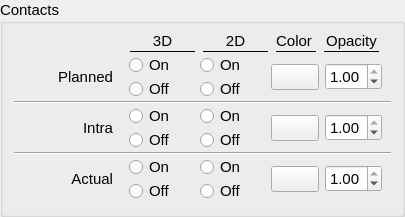
       <widget class="QGroupBox" name="contactsVisWig">
        <property name="font">
         <font>
          <family>Arial</family>
          <pointsize>11</pointsize>
         </font>
        </property>
        <property name="title">
         <string>Contacts</string>
        </property>
        <layout class="QGridLayout" name="gridLayout_9">
         <property name="topMargin">
          <number>6</number>
         </property>
         <property name="verticalSpacing">
          <number>0</number>
         </property>
         <item row="2" column="0">
          <widget class="Line" name="line_11">
           <property name="orientation">
            <enum>Qt::Horizontal</enum>
           </property>
          </widget>
         </item>
         <item row="4" column="0">
          <widget class="QWidget" name="widget_6" native="true">
           <layout class="QGridLayout" name="gridLayout_38">
            <property name="topMargin">
             <number>0</number>
            </property>
            <property name="bottomMargin">
             <number>0</number>
            </property>
            <property name="verticalSpacing">
             <number>0</number>
            </property>
            <item row="3" column="2">
             <spacer name="horizontalSpacer_8">
              <property name="orientation">
               <enum>Qt::Horizontal</enum>
              </property>
              <property name="sizeType">
               <enum>QSizePolicy::Fixed</enum>
              </property>
              <property name="sizeHint" stdset="0">
               <size>
                <width>10</width>
                <height>20</height>
               </size>
              </property>
             </spacer>
            </item>
            <item row="2" column="4">
             <widget class="QRadioButton" name="intraContact2DVisOn">
              <property name="sizePolicy">
               <sizepolicy hsizetype="Fixed" vsizetype="Fixed">
                <horstretch>0</horstretch>
                <verstretch>0</verstretch>
               </sizepolicy>
              </property>
              <property name="minimumSize">
               <size>
                <width>55</width>
                <height>0</height>
               </size>
              </property>
              <property name="font">
               <font>
                <family>Arial</family>
                <pointsize>11</pointsize>
               </font>
              </property>
              <property name="focusPolicy">
               <enum>Qt::NoFocus</enum>
              </property>
              <property name="text">
               <string>On</string>
              </property>
              <attribute name="buttonGroup">
               <string notr="true">patientModelsViewButtonGroup</string>
              </attribute>
             </widget>
            </item>
            <item row="2" column="1">
             <widget class="QRadioButton" name="intraContact3DVisOn">
              <property name="sizePolicy">
               <sizepolicy hsizetype="Fixed" vsizetype="Fixed">
                <horstretch>0</horstretch>
                <verstretch>0</verstretch>
               </sizepolicy>
              </property>
              <property name="minimumSize">
               <size>
                <width>55</width>
                <height>0</height>
               </size>
              </property>
              <property name="font">
               <font>
                <family>Arial</family>
                <pointsize>11</pointsize>
               </font>
              </property>
              <property name="focusPolicy">
               <enum>Qt::NoFocus</enum>
              </property>
              <property name="text">
               <string>On</string>
              </property>
              <attribute name="buttonGroup">
               <string notr="true">patientModelsViewButtonGroup</string>
              </attribute>
             </widget>
            </item>
            <item row="2" column="6" rowspan="2">
             <widget class="ctkColorPickerButton" name="intraContactVisColor">
              <property name="minimumSize">
               <size>
                <width>35</width>
                <height>0</height>
               </size>
              </property>
              <property name="displayColorName">
               <bool>false</bool>
              </property>
              <attribute name="buttonGroup">
               <string notr="true">colorPickerButtonGroup</string>
              </attribute>
             </widget>
            </item>
            <item row="3" column="4">
             <widget class="QRadioButton" name="intraContact2DVisOff">
              <property name="sizePolicy">
               <sizepolicy hsizetype="Fixed" vsizetype="Fixed">
                <horstretch>0</horstretch>
                <verstretch>0</verstretch>
               </sizepolicy>
              </property>
              <property name="minimumSize">
               <size>
                <width>55</width>
                <height>0</height>
               </size>
              </property>
              <property name="font">
               <font>
                <family>Arial</family>
                <pointsize>11</pointsize>
               </font>
              </property>
              <property name="styleSheet">
               <string notr="true"/>
              </property>
              <property name="text">
               <string>Off</string>
              </property>
              <attribute name="buttonGroup">
               <string notr="true">patientModelsViewButtonGroup</string>
              </attribute>
             </widget>
            </item>
            <item row="3" column="1">
             <widget class="QRadioButton" name="intraContact3DVisOff">
              <property name="sizePolicy">
               <sizepolicy hsizetype="Fixed" vsizetype="Fixed">
                <horstretch>0</horstretch>
                <verstretch>0</verstretch>
               </sizepolicy>
              </property>
              <property name="minimumSize">
               <size>
                <width>55</width>
                <height>0</height>
               </size>
              </property>
              <property name="font">
               <font>
                <family>Arial</family>
                <pointsize>11</pointsize>
               </font>
              </property>
              <property name="focusPolicy">
               <enum>Qt::NoFocus</enum>
              </property>
              <property name="text">
               <string>Off</string>
              </property>
              <attribute name="buttonGroup">
               <string notr="true">patientModelsViewButtonGroup</string>
              </attribute>
             </widget>
            </item>
            <item row="3" column="5">
             <spacer name="horizontalSpacer_104">
              <property name="orientation">
               <enum>Qt::Horizontal</enum>
              </property>
              <property name="sizeType">
               <enum>QSizePolicy::Fixed</enum>
              </property>
              <property name="sizeHint" stdset="0">
               <size>
                <width>10</width>
                <height>20</height>
               </size>
              </property>
             </spacer>
            </item>
            <item row="1" column="0" rowspan="3">
             <widget class="QLabel" name="label_48">
              <property name="sizePolicy">
               <sizepolicy hsizetype="Fixed" vsizetype="Preferred">
                <horstretch>0</horstretch>
                <verstretch>0</verstretch>
               </sizepolicy>
              </property>
              <property name="minimumSize">
               <size>
                <width>100</width>
                <height>0</height>
               </size>
              </property>
              <property name="font">
               <font>
                <family>Arial</family>
                <pointsize>11</pointsize>
               </font>
              </property>
              <property name="text">
               <string>Intra</string>
              </property>
              <property name="alignment">
               <set>Qt::AlignRight|Qt::AlignTrailing|Qt::AlignVCenter</set>
              </property>
              <property name="indent">
               <number>10</number>
              </property>
             </widget>
            </item>
            <item row="2" column="7" rowspan="2">
             <widget class="QDoubleSpinBox" name="intraContactOpacity">
              <property name="sizePolicy">
               <sizepolicy hsizetype="Preferred" vsizetype="Fixed">
                <horstretch>0</horstretch>
                <verstretch>0</verstretch>
               </sizepolicy>
              </property>
              <property name="maximum">
               <double>1.000000000000000</double>
              </property>
              <property name="singleStep">
               <double>0.100000000000000</double>
              </property>
              <property name="value">
               <double>1.000000000000000</double>
              </property>
             </widget>
            </item>
           </layout>
          </widget>
         </item>
         <item row="7" column="0">
          <widget class="QWidget" name="widget_7" native="true">
           <layout class="QGridLayout" name="gridLayout_39">
            <property name="topMargin">
             <number>0</number>
            </property>
            <property name="bottomMargin">
             <number>0</number>
            </property>
            <property name="verticalSpacing">
             <number>0</number>
            </property>
            <item row="1" column="3">
             <widget class="QRadioButton" name="actualContact2DVisOff">
              <property name="sizePolicy">
               <sizepolicy hsizetype="Fixed" vsizetype="Fixed">
                <horstretch>0</horstretch>
                <verstretch>0</verstretch>
               </sizepolicy>
              </property>
              <property name="minimumSize">
               <size>
                <width>55</width>
                <height>0</height>
               </size>
              </property>
              <property name="font">
               <font>
                <family>Arial</family>
                <pointsize>11</pointsize>
               </font>
              </property>
              <property name="styleSheet">
               <string notr="true"/>
              </property>
              <property name="text">
               <string>Off</string>
              </property>
              <attribute name="buttonGroup">
               <string notr="true">patientModelsViewButtonGroup</string>
              </attribute>
             </widget>
            </item>
            <item row="0" column="3">
             <widget class="QRadioButton" name="actualContact2DVisOn">
              <property name="sizePolicy">
               <sizepolicy hsizetype="Fixed" vsizetype="Fixed">
                <horstretch>0</horstretch>
                <verstretch>0</verstretch>
               </sizepolicy>
              </property>
              <property name="minimumSize">
               <size>
                <width>55</width>
                <height>0</height>
               </size>
              </property>
              <property name="font">
               <font>
                <family>Arial</family>
                <pointsize>11</pointsize>
               </font>
              </property>
              <property name="focusPolicy">
               <enum>Qt::NoFocus</enum>
              </property>
              <property name="text">
               <string>On</string>
              </property>
              <attribute name="buttonGroup">
               <string notr="true">patientModelsViewButtonGroup</string>
              </attribute>
             </widget>
            </item>
            <item row="1" column="1">
             <widget class="QRadioButton" name="actualContact3DVisOff">
              <property name="sizePolicy">
               <sizepolicy hsizetype="Fixed" vsizetype="Fixed">
                <horstretch>0</horstretch>
                <verstretch>0</verstretch>
               </sizepolicy>
              </property>
              <property name="minimumSize">
               <size>
                <width>55</width>
                <height>0</height>
               </size>
              </property>
              <property name="font">
               <font>
                <family>Arial</family>
                <pointsize>11</pointsize>
               </font>
              </property>
              <property name="focusPolicy">
               <enum>Qt::NoFocus</enum>
              </property>
              <property name="text">
               <string>Off</string>
              </property>
              <attribute name="buttonGroup">
               <string notr="true">patientModelsViewButtonGroup</string>
              </attribute>
             </widget>
            </item>
            <item row="1" column="4">
             <spacer name="horizontalSpacer_37">
              <property name="orientation">
               <enum>Qt::Horizontal</enum>
              </property>
              <property name="sizeType">
               <enum>QSizePolicy::Fixed</enum>
              </property>
              <property name="sizeHint" stdset="0">
               <size>
                <width>10</width>
                <height>20</height>
               </size>
              </property>
             </spacer>
            </item>
            <item row="0" column="1">
             <widget class="QRadioButton" name="actualContact3DVisOn">
              <property name="sizePolicy">
               <sizepolicy hsizetype="Fixed" vsizetype="Fixed">
                <horstretch>0</horstretch>
                <verstretch>0</verstretch>
               </sizepolicy>
              </property>
              <property name="minimumSize">
               <size>
                <width>55</width>
                <height>0</height>
               </size>
              </property>
              <property name="font">
               <font>
                <family>Arial</family>
                <pointsize>11</pointsize>
               </font>
              </property>
              <property name="focusPolicy">
               <enum>Qt::NoFocus</enum>
              </property>
              <property name="text">
               <string>On</string>
              </property>
              <attribute name="buttonGroup">
               <string notr="true">patientModelsViewButtonGroup</string>
              </attribute>
             </widget>
            </item>
            <item row="0" column="0" rowspan="2">
             <widget class="QLabel" name="label_4">
              <property name="sizePolicy">
               <sizepolicy hsizetype="Fixed" vsizetype="Preferred">
                <horstretch>0</horstretch>
                <verstretch>0</verstretch>
               </sizepolicy>
              </property>
              <property name="minimumSize">
               <size>
                <width>100</width>
                <height>0</height>
               </size>
              </property>
              <property name="font">
               <font>
                <family>Arial</family>
                <pointsize>11</pointsize>
               </font>
              </property>
              <property name="text">
               <string>Actual</string>
              </property>
              <property name="alignment">
               <set>Qt::AlignRight|Qt::AlignTrailing|Qt::AlignVCenter</set>
              </property>
              <property name="indent">
               <number>10</number>
              </property>
             </widget>
            </item>
            <item row="1" column="2">
             <spacer name="horizontalSpacer_7">
              <property name="orientation">
               <enum>Qt::Horizontal</enum>
              </property>
              <property name="sizeType">
               <enum>QSizePolicy::Fixed</enum>
              </property>
              <property name="sizeHint" stdset="0">
               <size>
                <width>10</width>
                <height>20</height>
               </size>
              </property>
             </spacer>
            </item>
            <item row="0" column="5" rowspan="2">
             <widget class="ctkColorPickerButton" name="actualContactVisColor">
              <property name="minimumSize">
               <size>
                <width>35</width>
                <height>0</height>
               </size>
              </property>
              <property name="displayColorName">
               <bool>false</bool>
              </property>
              <attribute name="buttonGroup">
               <string notr="true">colorPickerButtonGroup</string>
              </attribute>
             </widget>
            </item>
            <item row="0" column="6" rowspan="2">
             <widget class="QDoubleSpinBox" name="actualContactOpacity">
              <property name="sizePolicy">
               <sizepolicy hsizetype="Preferred" vsizetype="Fixed">
                <horstretch>0</horstretch>
                <verstretch>0</verstretch>
               </sizepolicy>
              </property>
              <property name="maximum">
               <double>1.000000000000000</double>
              </property>
              <property name="singleStep">
               <double>0.100000000000000</double>
              </property>
              <property name="value">
               <double>1.000000000000000</double>
              </property>
             </widget>
            </item>
           </layout>
          </widget>
         </item>
         <item row="1" column="0">
          <widget class="QWidget" name="widget_5" native="true">
           <layout class="QGridLayout" name="gridLayout_37">
            <property name="topMargin">
             <number>0</number>
            </property>
            <property name="bottomMargin">
             <number>0</number>
            </property>
            <property name="verticalSpacing">
             <number>0</number>
            </property>
            <item row="1" column="1">
             <widget class="QRadioButton" name="plannedContact3DVisOff">
              <property name="sizePolicy">
               <sizepolicy hsizetype="Fixed" vsizetype="Fixed">
                <horstretch>0</horstretch>
                <verstretch>0</verstretch>
               </sizepolicy>
              </property>
              <property name="minimumSize">
               <size>
                <width>55</width>
                <height>0</height>
               </size>
              </property>
              <property name="font">
               <font>
                <family>Arial</family>
                <pointsize>11</pointsize>
               </font>
              </property>
              <property name="focusPolicy">
               <enum>Qt::NoFocus</enum>
              </property>
              <property name="text">
               <string>Off</string>
              </property>
              <attribute name="buttonGroup">
               <string notr="true">patientModelsViewButtonGroup</string>
              </attribute>
             </widget>
            </item>
            <item row="0" column="5" rowspan="2">
             <widget class="ctkColorPickerButton" name="plannedContactVisColor">
              <property name="minimumSize">
               <size>
                <width>35</width>
                <height>0</height>
               </size>
              </property>
              <property name="displayColorName">
               <bool>false</bool>
              </property>
              <attribute name="buttonGroup">
               <string notr="true">colorPickerButtonGroup</string>
              </attribute>
             </widget>
            </item>
            <item row="1" column="2">
             <spacer name="horizontalSpacer_9">
              <property name="orientation">
               <enum>Qt::Horizontal</enum>
              </property>
              <property name="sizeType">
               <enum>QSizePolicy::Fixed</enum>
              </property>
              <property name="sizeHint" stdset="0">
               <size>
                <width>10</width>
                <height>20</height>
               </size>
              </property>
             </spacer>
            </item>
            <item row="0" column="1">
             <widget class="QRadioButton" name="plannedContact3DVisOn">
              <property name="sizePolicy">
               <sizepolicy hsizetype="Fixed" vsizetype="Fixed">
                <horstretch>0</horstretch>
                <verstretch>0</verstretch>
               </sizepolicy>
              </property>
              <property name="minimumSize">
               <size>
                <width>55</width>
                <height>0</height>
               </size>
              </property>
              <property name="font">
               <font>
                <family>Arial</family>
                <pointsize>11</pointsize>
               </font>
              </property>
              <property name="focusPolicy">
               <enum>Qt::NoFocus</enum>
              </property>
              <property name="text">
               <string>On</string>
              </property>
              <attribute name="buttonGroup">
               <string notr="true">patientModelsViewButtonGroup</string>
              </attribute>
             </widget>
            </item>
            <item row="0" column="7" rowspan="2">
             <widget class="QDoubleSpinBox" name="plannedContactOpacity">
              <property name="sizePolicy">
               <sizepolicy hsizetype="Preferred" vsizetype="Fixed">
                <horstretch>0</horstretch>
                <verstretch>0</verstretch>
               </sizepolicy>
              </property>
              <property name="maximum">
               <double>1.000000000000000</double>
              </property>
              <property name="singleStep">
               <double>0.100000000000000</double>
              </property>
              <property name="value">
               <double>1.000000000000000</double>
              </property>
             </widget>
            </item>
            <item row="0" column="0" rowspan="2">
             <widget class="QLabel" name="label_5">
              <property name="sizePolicy">
               <sizepolicy hsizetype="Fixed" vsizetype="Preferred">
                <horstretch>0</horstretch>
                <verstretch>0</verstretch>
               </sizepolicy>
              </property>
              <property name="minimumSize">
               <size>
                <width>100</width>
                <height>0</height>
               </size>
              </property>
              <property name="font">
               <font>
                <family>Arial</family>
                <pointsize>11</pointsize>
               </font>
              </property>
              <property name="text">
               <string>Planned</string>
              </property>
              <property name="alignment">
               <set>Qt::AlignRight|Qt::AlignTrailing|Qt::AlignVCenter</set>
              </property>
              <property name="indent">
               <number>10</number>
              </property>
             </widget>
            </item>
            <item row="1" column="3">
             <widget class="QRadioButton" name="plannedContact2DVisOff">
              <property name="sizePolicy">
               <sizepolicy hsizetype="Fixed" vsizetype="Fixed">
                <horstretch>0</horstretch>
                <verstretch>0</verstretch>
               </sizepolicy>
              </property>
              <property name="minimumSize">
               <size>
                <width>55</width>
                <height>0</height>
               </size>
              </property>
              <property name="font">
               <font>
                <family>Arial</family>
                <pointsize>11</pointsize>
               </font>
              </property>
              <property name="styleSheet">
               <string notr="true"/>
              </property>
              <property name="text">
               <string>Off</string>
              </property>
              <attribute name="buttonGroup">
               <string notr="true">patientModelsViewButtonGroup</string>
              </attribute>
             </widget>
            </item>
            <item row="1" column="4">
             <spacer name="horizontalSpacer_36">
              <property name="orientation">
               <enum>Qt::Horizontal</enum>
              </property>
              <property name="sizeType">
               <enum>QSizePolicy::Fixed</enum>
              </property>
              <property name="sizeHint" stdset="0">
               <size>
                <width>10</width>
                <height>20</height>
               </size>
              </property>
             </spacer>
            </item>
            <item row="0" column="3">
             <widget class="QRadioButton" name="plannedContact2DVisOn">
              <property name="sizePolicy">
               <sizepolicy hsizetype="Fixed" vsizetype="Fixed">
                <horstretch>0</horstretch>
                <verstretch>0</verstretch>
               </sizepolicy>
              </property>
              <property name="minimumSize">
               <size>
                <width>55</width>
                <height>0</height>
               </size>
              </property>
              <property name="font">
               <font>
                <family>Arial</family>
                <pointsize>11</pointsize>
               </font>
              </property>
              <property name="focusPolicy">
               <enum>Qt::NoFocus</enum>
              </property>
              <property name="text">
               <string>On</string>
              </property>
              <attribute name="buttonGroup">
               <string notr="true">patientModelsViewButtonGroup</string>
              </attribute>
             </widget>
            </item>
           </layout>
          </widget>
         </item>
         <item row="6" column="0">
          <widget class="Line" name="line_12">
           <property name="orientation">
            <enum>Qt::Horizontal</enum>
           </property>
          </widget>
         </item>
         <item row="0" column="0">
          <widget class="QWidget" name="widget_15" native="true">
           <layout class="QGridLayout" name="gridLayout_50">
            <property name="topMargin">
             <number>0</number>
            </property>
            <property name="bottomMargin">
             <number>0</number>
            </property>
            <property name="verticalSpacing">
             <number>0</number>
            </property>
            <item row="0" column="1">
             <widget class="QLabel" name="label_36">
              <property name="sizePolicy">
               <sizepolicy hsizetype="Fixed" vsizetype="Preferred">
                <horstretch>0</horstretch>
                <verstretch>0</verstretch>
               </sizepolicy>
              </property>
              <property name="minimumSize">
               <size>
                <width>65</width>
                <height>0</height>
               </size>
              </property>
              <property name="text">
               <string>3D</string>
              </property>
              <property name="alignment">
               <set>Qt::AlignBottom|Qt::AlignHCenter</set>
              </property>
             </widget>
            </item>
            <item row="0" column="2">
             <widget class="QLabel" name="label_37">
              <property name="sizePolicy">
               <sizepolicy hsizetype="Fixed" vsizetype="Preferred">
                <horstretch>0</horstretch>
                <verstretch>0</verstretch>
               </sizepolicy>
              </property>
              <property name="minimumSize">
               <size>
                <width>65</width>
                <height>0</height>
               </size>
              </property>
              <property name="text">
               <string>2D</string>
              </property>
              <property name="alignment">
               <set>Qt::AlignBottom|Qt::AlignHCenter</set>
              </property>
             </widget>
            </item>
            <item row="0" column="3">
             <widget class="QLabel" name="label_51">
              <property name="sizePolicy">
               <sizepolicy hsizetype="Fixed" vsizetype="Preferred">
                <horstretch>0</horstretch>
                <verstretch>0</verstretch>
               </sizepolicy>
              </property>
              <property name="minimumSize">
               <size>
                <width>35</width>
                <height>0</height>
               </size>
              </property>
              <property name="text">
               <string>Color</string>
              </property>
              <property name="alignment">
               <set>Qt::AlignBottom|Qt::AlignHCenter</set>
              </property>
             </widget>
            </item>
            <item row="0" column="4">
             <widget class="QLabel" name="label_54">
              <property name="sizePolicy">
               <sizepolicy hsizetype="Fixed" vsizetype="Preferred">
                <horstretch>0</horstretch>
                <verstretch>0</verstretch>
               </sizepolicy>
              </property>
              <property name="minimumSize">
               <size>
                <width>55</width>
                <height>0</height>
               </size>
              </property>
              <property name="text">
               <string>Opacity</string>
              </property>
              <property name="alignment">
               <set>Qt::AlignBottom|Qt::AlignHCenter</set>
              </property>
             </widget>
            </item>
            <item row="1" column="1">
             <widget class="Line" name="line_33">
              <property name="sizePolicy">
               <sizepolicy hsizetype="Fixed" vsizetype="Fixed">
                <horstretch>0</horstretch>
                <verstretch>0</verstretch>
               </sizepolicy>
              </property>
              <property name="minimumSize">
               <size>
                <width>65</width>
                <height>0</height>
               </size>
              </property>
              <property name="frameShadow">
               <enum>QFrame::Plain</enum>
              </property>
              <property name="orientation">
               <enum>Qt::Horizontal</enum>
              </property>
             </widget>
            </item>
            <item row="1" column="2">
             <widget class="Line" name="line_34">
              <property name="minimumSize">
               <size>
                <width>65</width>
                <height>0</height>
               </size>
              </property>
              <property name="frameShadow">
               <enum>QFrame::Plain</enum>
              </property>
              <property name="orientation">
               <enum>Qt::Horizontal</enum>
              </property>
             </widget>
            </item>
            <item row="1" column="3">
             <widget class="Line" name="line_35">
              <property name="sizePolicy">
               <sizepolicy hsizetype="Fixed" vsizetype="Fixed">
                <horstretch>0</horstretch>
                <verstretch>0</verstretch>
               </sizepolicy>
              </property>
              <property name="minimumSize">
               <size>
                <width>40</width>
                <height>0</height>
               </size>
              </property>
              <property name="frameShadow">
               <enum>QFrame::Plain</enum>
              </property>
              <property name="orientation">
               <enum>Qt::Horizontal</enum>
              </property>
             </widget>
            </item>
            <item row="1" column="4">
             <widget class="Line" name="line_36">
              <property name="minimumSize">
               <size>
                <width>55</width>
                <height>0</height>
               </size>
              </property>
              <property name="frameShadow">
               <enum>QFrame::Plain</enum>
              </property>
              <property name="orientation">
               <enum>Qt::Horizontal</enum>
              </property>
             </widget>
            </item>
            <item row="0" column="0">
             <spacer name="horizontalSpacer_14">
              <property name="orientation">
               <enum>Qt::Horizontal</enum>
              </property>
              <property name="sizeType">
               <enum>QSizePolicy::Fixed</enum>
              </property>
              <property name="sizeHint" stdset="0">
               <size>
                <width>105</width>
                <height>20</height>
               </size>
              </property>
             </spacer>
            </item>
           </layout>
          </widget>
         </item>
        </layout>
       </widget>
